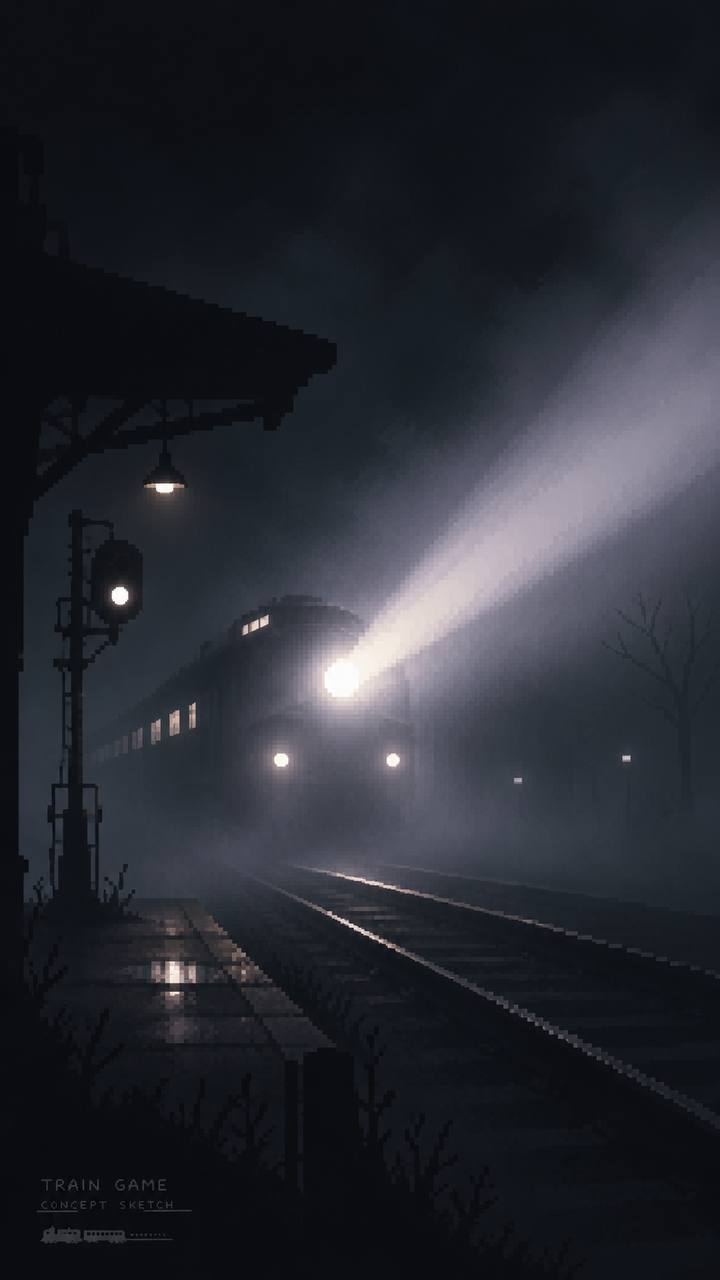
#> input picture assets/train-in-the-fog/references/photo_2026-11-08_12-38-29.jpg, 720 x 1280 px
$ python -i measure.py   (imports and definitions only)
#> lines starting #> are read from the running program, lines starting #| are printed output that depends on the picture
#> further down, picture is the input picture: shape (1280, 720, 3); mean B, G, R 50.1, 42.1, 39.8
import argparse
import cv2
import numpy as np

import os
import sys
sys.path.insert(0, os.path.dirname(os.path.abspath(__file__)))  # встроенный Python (ComfyUI) не видит соседние модули
from common import cli, clip_capture


def silhouette(frame):
    border = np.concatenate([frame[:6].reshape(-1, 3), frame[-6:].reshape(-1, 3), frame[:, :6].reshape(-1, 3), frame[:, -6:].reshape(-1, 3)])
    key = np.median(border, axis=0).astype(np.uint8)
#> key = [21, 16, 14]
    ycc = cv2.cvtColor(frame, cv2.COLOR_BGR2YCrCb).astype(np.float32)
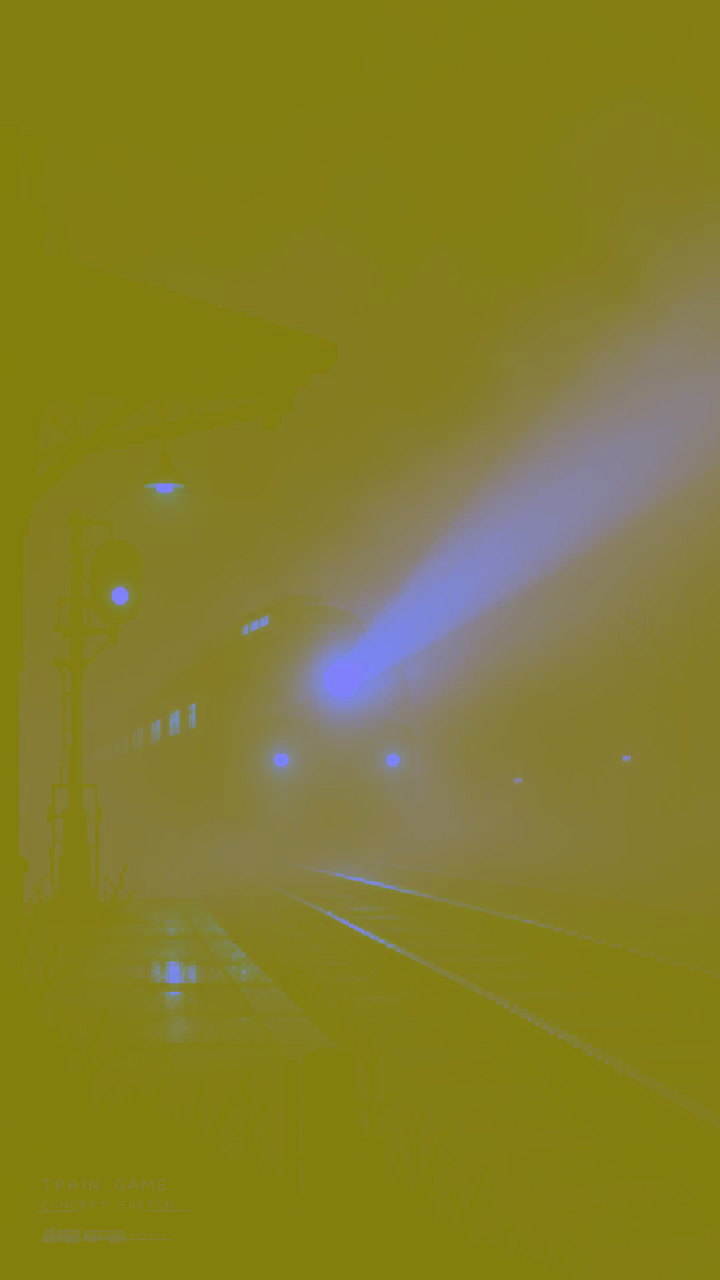
#> ycc: shape (1280, 720, 3) float32; mean B, G, R 42.2, 127.2, 131.8
    k = cv2.cvtColor(key[None, None], cv2.COLOR_BGR2YCrCb).astype(np.float32)[0, 0]
#> k = [16, 127, 131]
    mask = (np.hypot(ycc[..., 1] - k[1], ycc[..., 2] - k[2]) > 30).astype(np.uint8)
#> mask: shape (1280, 720); every value is 0
    n, labels, stats, _ = cv2.connectedComponentsWithStats(mask, connectivity=8)
#> labels: shape (1280, 720) int32; every value is 0
#> n = 1; stats = [[0, 0, 720, 1280, 921600]]
    if n < 2:
#> (the run stopped early here; a loop or call above may not have finished)

$ run again, on assets/train-in-the-fog/references/photo_2026-11-08_13-56-56.jpg
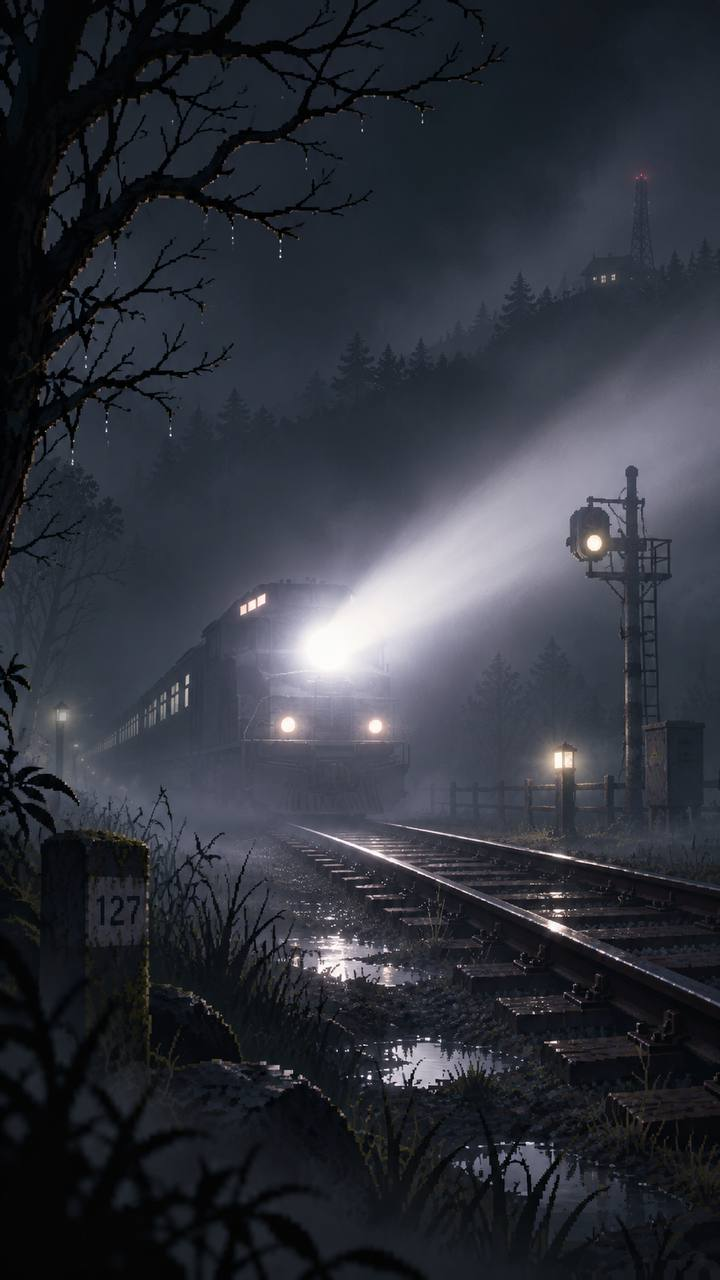
#> input picture assets/train-in-the-fog/references/photo_2026-11-08_13-56-56.jpg, 720 x 1280 px
#> picture is the input picture: shape (1280, 720, 3); mean B, G, R 60.3, 51.4, 48.5
#> key = [30, 24, 20]
#> in silhouette, `ycc = cv2.cvtColor(frame, cv2.COLOR_BGR2YCrCb).astype(np.float32)`:
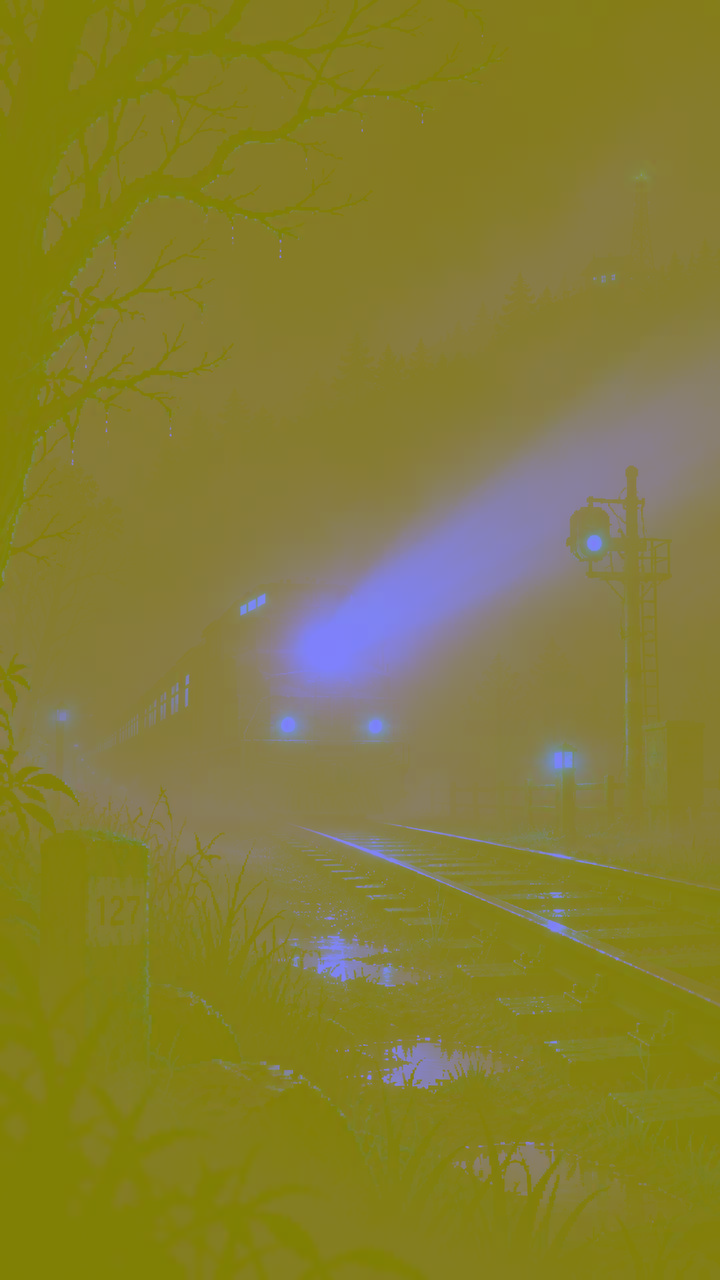
#> ycc: shape (1280, 720, 3) float32; mean B, G, R 51.6, 126.5, 132.5
#> k = [23, 126, 132]
#> mask: shape (1280, 720); every value is 0
#> labels: shape (1280, 720) int32; every value is 0
#> n = 1; stats = [[0, 0, 720, 1280, 921600]]
